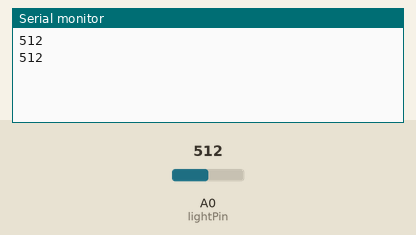
Simulated run of this sketch. Board: Arduino Uno, built with avr-gcc and run on an emulated ATmega328P. Shown: the last lines printed to the serial monitor. Inputs (shaded band) come from the test bench; at power-on: A0 (lightPin) = 512.

Above: at 1.9 s.
2.0 s: A0 (lightPin) set to 610
At 3.3 s:
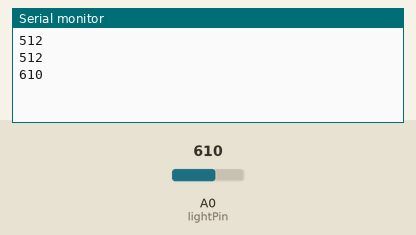
3.5 s: A0 (lightPin) set to 590
At 4.5 s:
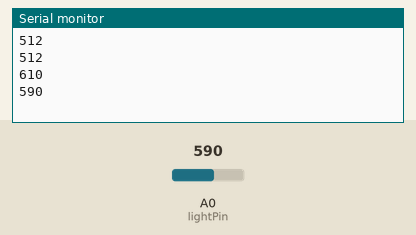
Timing chart, 0 to 6.5 s (numbered marks = the images above; inputs shaded):
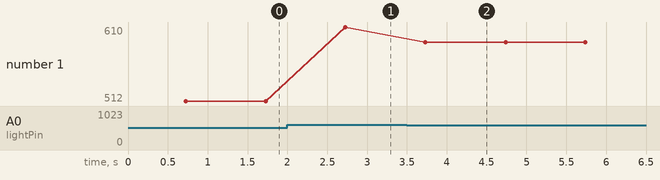

Measured:
- after the input at 2.0 s, the serial monitor: prints a new line after 0.73 s (image 1)
- after the input at 3.5 s, the serial monitor: prints a new line after 0.23 s (image 2)
- plotted number 1: 512 → 610 after the input at 2.0 s, 610 → 590 after the input at 3.5 s

The sketch:

tualetiraadio.ino
```cpp
#include <SoftwareSerial.h>

#define ARDUINO_RX 7//should connect to TX of the Serial MP3 Player module
#define ARDUINO_TX 8//connect to RX of the module
SoftwareSerial myMP3(ARDUINO_RX, ARDUINO_TX);

static int8_t Send_buf[6] = {0} ;
/************Command byte**************************/
/*basic commands*/
#define CMD_PLAY  0X01
#define CMD_PAUSE 0X02
#define CMD_NEXT_SONG 0X03
#define CMD_PREV_SONG 0X04
#define CMD_VOLUME_UP   0X05
#define CMD_VOLUME_DOWN 0X06
#define CMD_FORWARD 0X0A // >>
#define CMD_REWIND  0X0B // <<
#define CMD_STOP 0X0E
#define CMD_STOP_INJECT 0X0F//stop interruptting with a song, just stop the interlude

/*5 bytes commands*/
#define CMD_SEL_DEV 0X35
  #define DEV_TF 0X01
#define CMD_IC_MODE 0X35
  #define CMD_SLEEP   0X03
  #define CMD_WAKE_UP 0X02
  #define CMD_RESET   0X05

/*6 bytes commands*/
#define CMD_PLAY_W_INDEX   0X41
#define CMD_PLAY_FILE_NAME 0X42
#define CMD_INJECT_W_INDEX 0X43

/*Special commands*/
#define CMD_SET_VOLUME 0X31
#define CMD_PLAY_W_VOL 0X31

#define CMD_SET_PLAY_MODE 0X33
  #define ALL_CYCLE 0X00
  #define SINGLE_CYCLE 0X01

#define CMD_PLAY_COMBINE 0X45//can play combination up to 15 songs

int lightPin = A0;
bool isPlaying = false;

void sendCommand(int8_t command, int16_t dat );


void setup()
{
  myMP3.begin(9600);
  delay(500);//Wait chip initialization is complete
    sendCommand(CMD_SEL_DEV, DEV_TF);//select the TF card
  delay(200);//wait for 200ms

   Serial.begin(9600);

}
void loop()
{
  int reading=analogRead(lightPin);
  Serial.println(reading);
  if (not(isPlaying)) {
    if (reading>600) {
      isPlaying = true;
      playWithVolume(0X1001);//play the first song with volume 15(0x0F) class
    }
  }
  else {
     if (reading<600) {
      isPlaying=false;
      mp3Basic(CMD_STOP);
     }
  }
 delay(1000);

}

void setVolume(int8_t vol)
{
  mp3_5bytes(CMD_SET_VOLUME, vol);
}
void playWithVolume(int16_t dat)
{
  mp3_6bytes(CMD_PLAY_W_VOL, dat);
}

/*cycle play with an index*/
void cyclePlay(int16_t index)
{
  mp3_6bytes(CMD_SET_PLAY_MODE,index);
}

void setCyleMode(int8_t AllSingle)
{
  mp3_5bytes(CMD_SET_PLAY_MODE,AllSingle);
}


void playCombine(int8_t song[][2], int8_t number)
{
  if(number > 15) return;//number of songs combined can not be more than 15
  uint8_t nbytes;//the number of bytes of the command with starting byte and ending byte
  nbytes = 2*number + 4;
  int8_t Send_buf[nbytes];
  Send_buf[0] = 0x7e; //starting byte
  Send_buf[1] = nbytes - 2; //the number of bytes of the command without starting byte and ending byte
  Send_buf[2] = CMD_PLAY_COMBINE;
  for(uint8_t i=0; i < number; i++)//
  {
    Send_buf[i*2+3] = song[i][0];
  Send_buf[i*2+4] = song[i][1];
  }
  Send_buf[nbytes - 1] = 0xef;
  sendBytes(nbytes);
}


void sendCommand(int8_t command, int16_t dat = 0)
{
  delay(20);
  if((command == CMD_PLAY_W_VOL)||(command == CMD_SET_PLAY_MODE)||(command == CMD_PLAY_COMBINE))
    return;
  else if(command < 0x10)
  {
  mp3Basic(command);
  }
  else if(command < 0x40)
  {
  mp3_5bytes(command, dat);
  }
  else if(command < 0x50)
  {
  mp3_6bytes(command, dat);
  }
  else return;

}

void mp3Basic(int8_t command)
{
  Send_buf[0] = 0x7e; //starting byte
  Send_buf[1] = 0x02; //the number of bytes of the command without starting byte and ending byte
  Send_buf[2] = command;
  Send_buf[3] = 0xef; //
  sendBytes(4);
}
void mp3_5bytes(int8_t command, uint8_t dat)
{
  Send_buf[0] = 0x7e; //starting byte
  Send_buf[1] = 0x03; //the number of bytes of the command without starting byte and ending byte
  Send_buf[2] = command;
  Send_buf[3] = dat; //
  Send_buf[4] = 0xef; //
  sendBytes(5);
}
void mp3_6bytes(int8_t command, int16_t dat)
{
  Send_buf[0] = 0x7e; //starting byte
  Send_buf[1] = 0x04; //the number of bytes of the command without starting byte and ending byte
  Send_buf[2] = command;
  Send_buf[3] = (int8_t)(dat >> 8);//datah
  Send_buf[4] = (int8_t)(dat); //datal
  Send_buf[5] = 0xef; //
  sendBytes(6);
}
void sendBytes(uint8_t nbytes)
{
  for(uint8_t i=0; i < nbytes; i++)//
  {
    myMP3.write(Send_buf[i]) ;
  }
}
```
